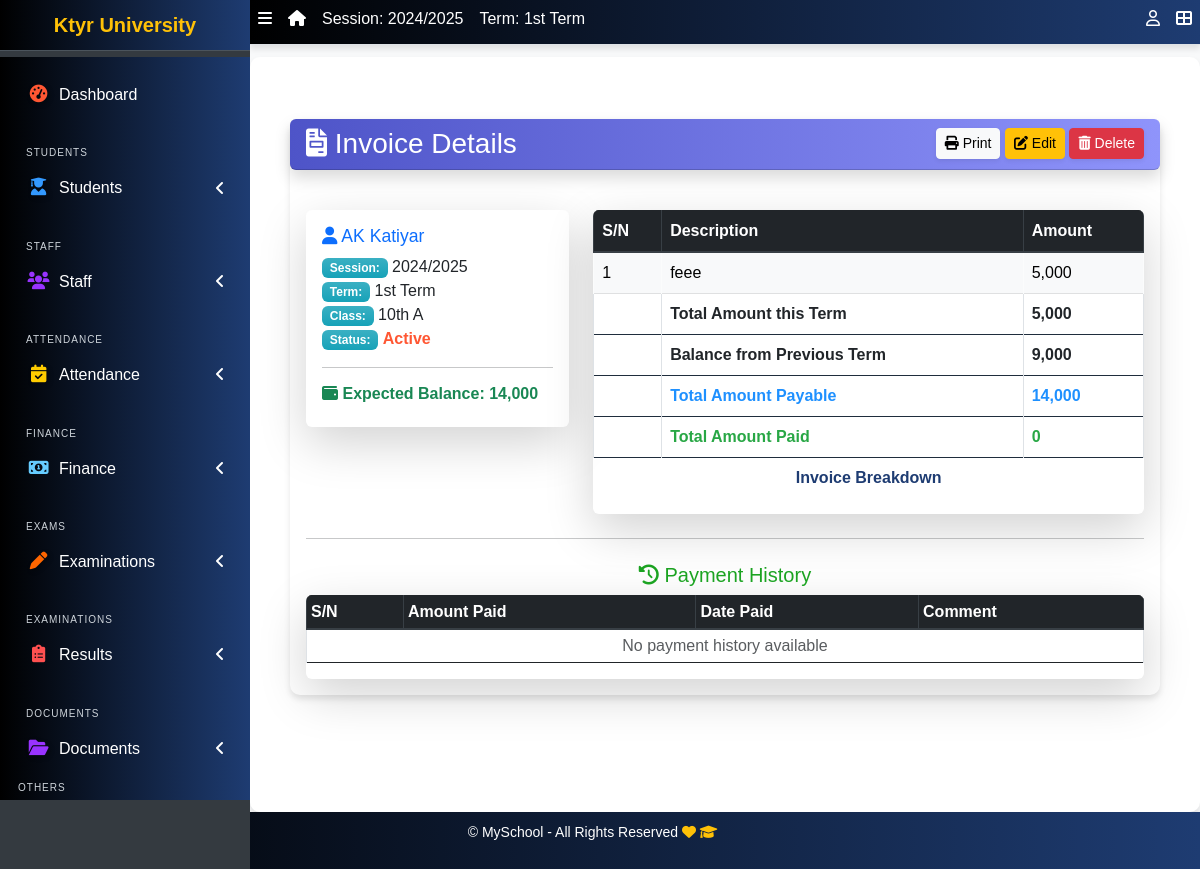
The page /finance/1/detail/ (signed in) on the database as committed earlier.
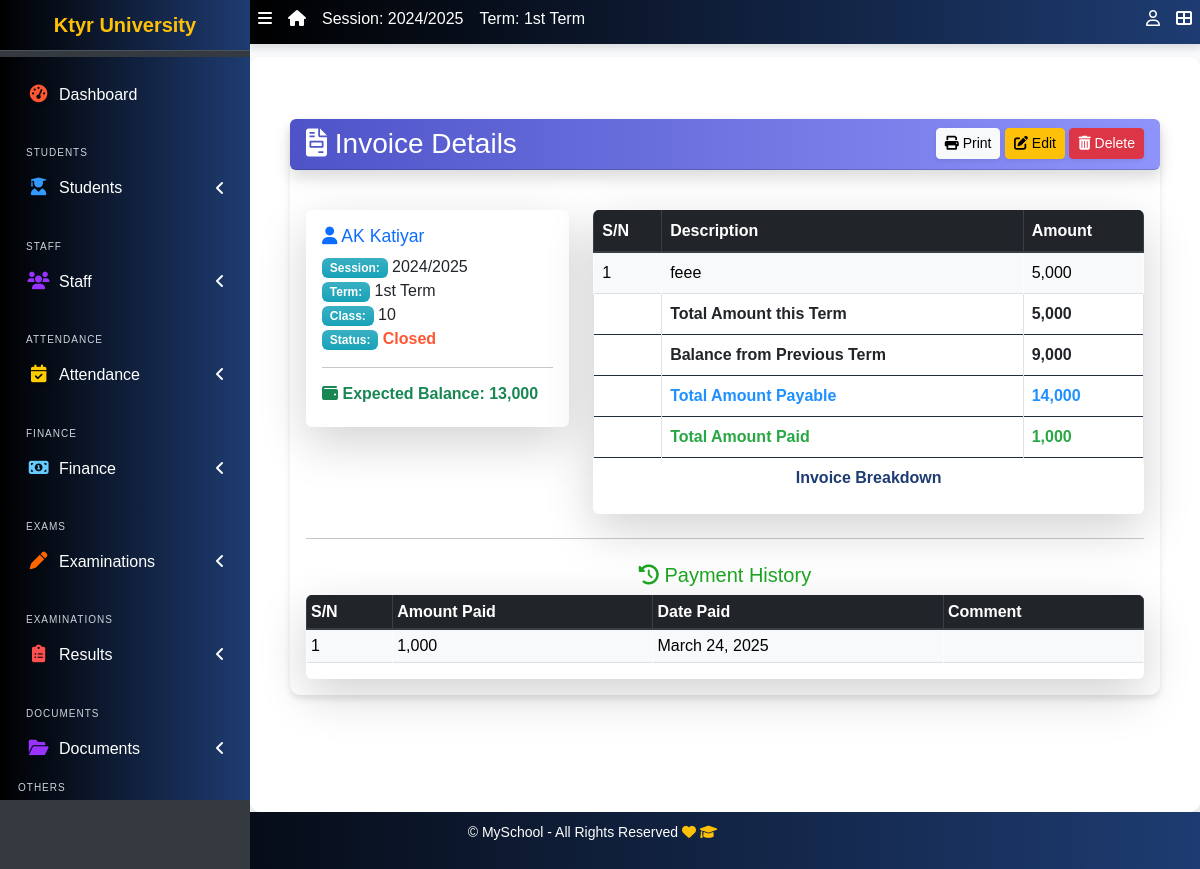
The same page on the database as committed later.
### apps/finance/models.py (models this page shows, shortened)
class Invoice(models.Model):
    student = models.ForeignKey(Student, on_delete=models.CASCADE)
    session = models.ForeignKey(AcademicSession, on_delete=models.CASCADE)
    term = models.ForeignKey(AcademicTerm, on_delete=models.CASCADE)
    class_for = models.ForeignKey(StudentClass, on_delete=models.CASCADE)
    balance_from_previous_term = models.IntegerField(default=0)
    status = models.CharField(
        max_length=20,
        choices=[("active", "Active"), ("closed", "Closed")],
        default="active",
    )
    class Meta:
        ordering = ["student", "term"]
    def balance(self):
        payable = self.total_amount_payable()
        paid = self.total_amount_paid()
        return payable - paid
    def amount_payable(self):
        items = InvoiceItem.objects.filter(invoice=self)
        total = 0
        for item in items:
            total += item.amount
        return total
    def total_amount_payable(self):
        return self.balance_from_previous_term + self.amount_payable()
    def total_amount_paid(self):
        receipts = Receipt.objects.filter(invoice=self)
        amount = 0
        for receipt in receipts:
            amount += receipt.amount_paid
        return amount

class InvoiceItem(models.Model):
    invoice = models.ForeignKey(Invoice, on_delete=models.CASCADE)
    description = models.CharField(max_length=200)
    amount = models.IntegerField()

class Receipt(models.Model):
    invoice = models.ForeignKey(Invoice, on_delete=models.CASCADE)
    amount_paid = models.IntegerField()
    date_paid = models.DateField(default=timezone.now)
    comment = models.CharField(max_length=200, blank=True)

### apps/corecode/models.py (models this page shows)
class StudentClass(models.Model):
    name = models.CharField(max_length=200, unique=True)
    class Meta:
        verbose_name = "Class"
        verbose_name_plural = "Classes"
        ordering = ["name"]
    def __str__(self):
        return self.name

class AcademicSession(models.Model):
    name = models.CharField(max_length=200, unique=True)
    current = models.BooleanField(default=True)
    class Meta:
        ordering = ["-name"]
    def __str__(self):
        return self.name

class AcademicTerm(models.Model):
    name = models.CharField(max_length=20, unique=True)
    current = models.BooleanField(default=True)
    class Meta:
        ordering = ["name"]
    def __str__(self):
        return self.name

### apps/students/models.py (models this page shows, shortened)
class Student(models.Model):
    STATUS_CHOICES = [("active", "Active"), ("inactive", "Inactive")]
    GENDER_CHOICES = [("male", "Male"), ("female", "Female")]
    category = [("N/A", "N/A"),("Gen", "Gen"), ("OBC", "OBC"), ("SC/ST", "SC/ST"), ("Other", "Other")]
    current_status = models.CharField(
        max_length=10, choices=STATUS_CHOICES, default="active"
    )
    registration_number = models.CharField(max_length=200, unique=True)
    fullname = models.CharField(max_length=200)
    gender = models.CharField(max_length=10, choices=GENDER_CHOICES, default="male")
    category = models.CharField(max_length=10, choices=category, default="N/A")
    aadhar_validator = RegexValidator(
    regex=r'^\d{12}$',
    message="Aadhaar number must be exactly 12 digits.",
    code='invalid_aadhar'
    )
    aadhar = models.CharField(validators=[aadhar_validator], max_length=12, blank=True)
    date_of_birth = models.DateField(default=timezone.now)
    current_class = models.ForeignKey(
        StudentClass, on_delete=models.SET_NULL, blank=True, null=True
    )
    section = models.CharField(max_length=10, blank=True)
    date_of_admission = models.DateField(default=timezone.now)
    mobile_num_regex = RegexValidator(
        regex="^[0-9]{10,15}$", message="Entered mobile number isn't in a right format!"
    )
    mobile_number = models.CharField(
        validators=[mobile_num_regex], max_length=13, blank=True
    )
    Father_name = models.CharField(max_length=255, null=False, blank=False)
    Father_mobile_number = models.CharField( validators=[mobile_num_regex] ,max_length=15,)
    Father_aadhar = models.CharField(validators=[aadhar_validator], max_length=12, blank=True)
    Mother_name = models.CharField(max_length=255, null=True, blank=True)
    address = models.TextField(blank=True)
    others = models.TextField(blank=True)
    passport = models.ImageField(blank=True, upload_to="students/passports/")
    def registration_number(self):
      if self.date_of_admission:
        year_suffix = str(self.date_of_admission.year)[-2:]  # Extract last 2 digits of year
      else:
        year_suffix = "25"  # Default if date_of_admission is missing
      unique_number = str(random.randint(1000, 9999))
      return f"{year_suffix}{self.current_class}{unique_number}"
    class Meta:
        ordering = ["fullname",]
    def __str__(self):
        return f"{self.fullname} "

### apps/finance/views.py (the view)
# urls.py: path("<int:pk>/detail/", InvoiceDetailView.as_view(), name="invoice-detail"),
class InvoiceDetailView(LoginRequiredMixin, DetailView):
    model = Invoice
    fields = "__all__"
    def get_context_data(self, **kwargs):
        context = super(InvoiceDetailView, self).get_context_data(**kwargs)
        context["receipts"] = Receipt.objects.filter(invoice=self.object)
        context["items"] = InvoiceItem.objects.filter(invoice=self.object)
        return context

### apps/corecode/context_processors.py (called while the page is built)
def site_defaults(request):
    current_session = AcademicSession.objects.get(current=True)
    current_term = AcademicTerm.objects.get(current=True)
    vals = SiteConfig.objects.all()
    contexts = {
        "current_session": current_session.name,
        "current_term": current_term.name,
    }
    for val in vals:
        contexts[val.key] = val.value
    return contexts

def global_college_profile(request):
    try:
        profile = CollegeProfileModel.objects.first()
    except CollegeProfileModel.DoesNotExist:
        profile = None
    return {'profile': profile}

### apps/finance/templates/finance/invoice_detail.html (shortened to what the changed rows need)
{% extends 'base.html' %}
{% load humanize %}
{% block content %}
<div class="row mt-4">
  <div class="col-sm-4">
    <div class="card shadow-lg border-0 rounded">
      <div class="card-body">
        <h3 class="card-title text-primary" style="color: #1E3C72;"><i class="fas fa-user"></i> {{ object.student }}</h3>
        <p class="card-text">
          <span class="badge bg-gradient-info text-white">Session:</span> {{ object.session }}<br>
          <span class="badge bg-gradient-info text-white">Term:</span> {{ object.term }}<br>
          <span class="badge bg-gradient-info text-white">Class:</span> {{ object.class_for }}<br>
          <span class="badge bg-gradient-info text-white ">Status:</span>
          <span style="color: #FF5733; font-weight: bold;">{{ object.get_status_display }}</span>
        </p>
        <hr>
        <h6 class="text-success font-weight-bold"><i class="fas fa-wallet"></i> Expected Balance: {{ object.balance | intcomma }}</h6>
      </div>
    </div>
  </div>
  <div class="col-sm-8">
    <div class="table-responsive shadow-lg rounded">
      <table class="table table-hover table-bordered">
        <caption class="text-center font-weight-bold" style="color: #1E3C72;">Invoice Breakdown</caption>
        <thead class="thead-dark">
          <tr>
            <th>S/N</th>
            <th>Description</th>
            <th>Amount</th>
          </tr>
        </thead>
        <tbody>
          {% for item in items %}
          <tr class="table-light">
            <td>{{ forloop.counter }}</td>
            <td>{{ item.description }}</td>
            <td>{{ item.amount | intcomma }}</td>
          </tr>
          {% empty %}
          <tr>
            <td colspan="3" class="text-center text-muted">No items available</td>
          </tr>
          {% endfor %}
        </tbody>
        <tfoot class="font-weight-bold bg-light">
          <tr>
            <td></td>
            <td>Total Amount this Term</td>
            <td>{{ object.amount_payable | intcomma }}</td>
          </tr>
          <tr>
            <td></td>
            <td>Balance from Previous Term</td>
            <td>{{ object.balance_from_previous_term | intcomma }}</td>
          </tr>
          <tr>
            <td></td>
            <td style="color: #1E90FF;">Total Amount Payable</td>
            <td style="color: #1E90FF;">{{ object.total_amount_payable | intcomma }}</td>
          </tr>
          <tr>
            <td></td>
            <td style="color: #28A745;">Total Amount Paid</td>
            <td style="color: #28A745;">{{ object.total_amount_paid | intcomma }}</td>
          </tr>
        </tfoot>
      </table>
    </div>
  </div>
</div>
<div class="table-responsive shadow-lg rounded">
  <table class="table table-hover table-bordered table-sm">
    <thead class="thead-dark">
      <tr>
        <th>S/N</th>
        <th>Amount Paid</th>
        <th>Date Paid</th>
        <th>Comment</th>
      </tr>
    </thead>
    <tbody>
      {% for receipt in receipts %}
      <tr class="table-light">
        <td>{{ forloop.counter }}</td>
        <td>{{ receipt.amount_paid | intcomma }}</td>
        <td>{{ receipt.date_paid }}</td>
        <td>{{ receipt.comment }}</td>
      </tr>
      {% empty %}
      <tr>
        <td colspan="4" class="text-center text-muted">No payment history available</td>
      </tr>
      {% endfor %}
    </tbody>
  </table>
</div>
{% endblock content %}

Rows that differ between the two databases and show on the page:
changed Invoice "AK Katiyar": class_for "10th A" → "10"; status "Active" → "Closed"; balance "14,000" → "13,000"; total_amount_paid "0" → "1,000"
added Receipt: amount_paid "1,000", date_paid "March 24, 2025"
Other text that changed with them:
text no longer shown: "No payment history available"
